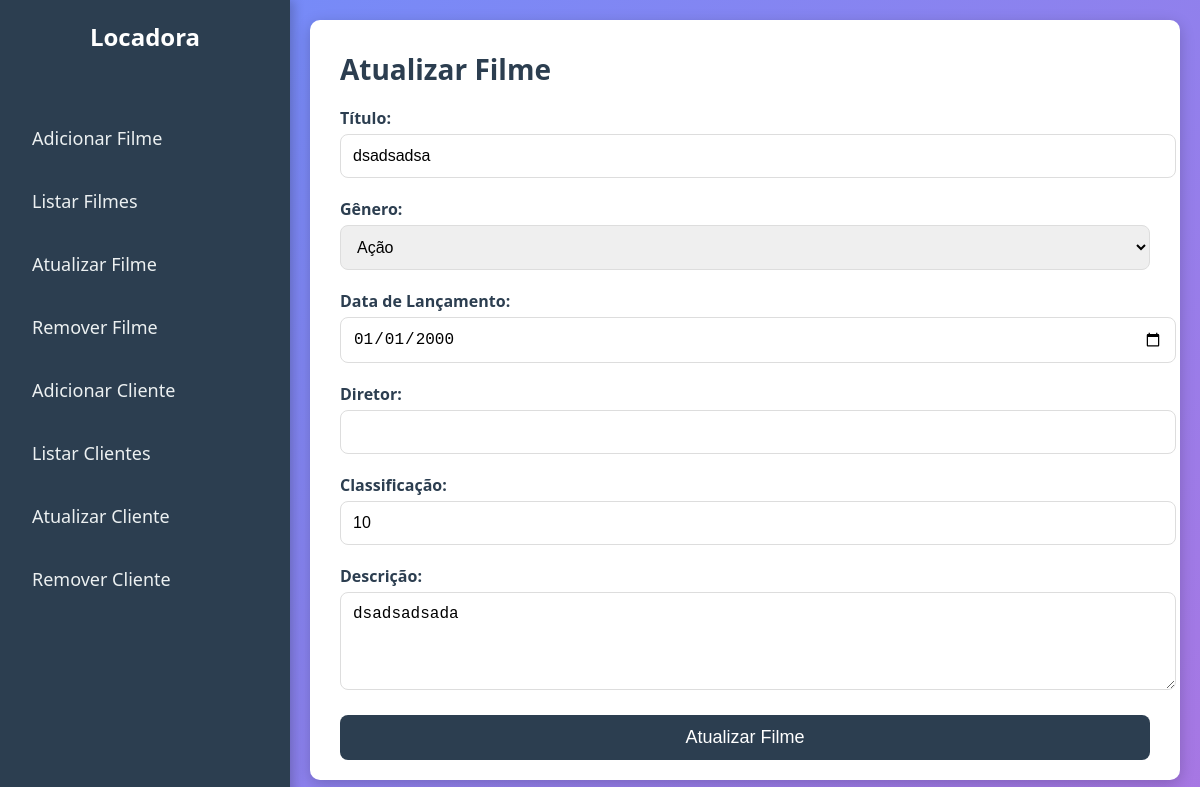
Screenshot of /filmes/atualizar.php?id=1 with the database file from the repository.
### tables this page shows
CREATE TABLE `filmes` (
  `id` int(11) NOT NULL,
  `titulo` varchar(125) NOT NULL,
  `genero` enum('acao','drama','comedia','fantasia','suspense','terror') NOT NULL,
  `dataDeLancamento` date DEFAULT NULL,
  `classificacao` int(11) NOT NULL DEFAULT 0,
  `diretor` varchar(125) DEFAULT NULL,
  `descricao` text NOT NULL,
  `created_at` datetime NOT NULL DEFAULT current_timestamp(),
  `created_by` int(11) NOT NULL,
  `updated_at` datetime DEFAULT NULL,
  `updated_by` int(11) DEFAULT NULL,
  `deleted_at` datetime DEFAULT NULL,
  `deleted_by` int(11) DEFAULT NULL
);

### filmes/atualizar.php (the view, shortened to what this page needs)
<?php
require "../conexao.php";
$id = $_GET['id'];
$sql = "SELECT * FROM `filmes` where id = $id";
$resultado = $conn->query($sql);
$row = $resultado->fetch_assoc();
?>
<!DOCTYPE html>
<html lang="pt-BR">
<head>
</head>
<body>
    <div class="sidebar">
        <h2>Locadora</h2>
        <ul>
            <li><a href="#">Adicionar Filme</a></li>
            <li><a href="#">Listar Filmes</a></li>
            <li><a href="#">Atualizar Filme</a></li>
            <li><a href="#">Remover Filme</a></li>
            <li><a href="#">Adicionar Cliente</a></li>
            <li><a href="#">Listar Clientes</a></li>
            <li><a href="#">Atualizar Cliente</a></li>
            <li><a href="#">Remover Cliente</a></li>
        </ul>
    </div>
    <div class="main-content">
        <h1>Atualizar Filme</h1>
        <form action="acoes/atualizarAcao.php" method="GET">
            <div class="form-group">
                <label for="title">Título:</label>
                <input type="text" id="title" name="titulo" value="<?php echo $row['titulo']?>" required>
            </div>
            <div class="form-group">
                <label for="genre">Gênero:</label>
                <select id="genre" name="genero" required>
                    <option value="acao" <?php if ($row["genero"] == "acao") echo 'selected'; ?>>Ação</option>
                </select>
            </div>
            <div class="form-group">
                <label for="release_date">Data de Lançamento:</label>
                <input type="date" id="release_date" name="dataDeLancamento" value="<?php echo $row['dataDeLancamento']?>" required>
            </div>
            <div class="form-group">
                <label for="director">Diretor:</label>
                <input type="text" id="director" name="diretor" value="<?php echo $row['diretor']?>" required>
            </div>
            <div class="form-group">
                <label for="rating">Classificação:</label>
                <input type="text" id="rating" name="classificacao" value="<?php echo $row['classificacao']?>" required>
            </div>
            <div class="form-group">
                <label for="description">Descrição:</label>
                <textarea id="description" name="descricao" rows="4" required><?php echo $row['descricao']?></textarea>
            </div>
            <div class="form-group">
                <input type="submit" value="Atualizar Filme">
            </div>
        </form>
    </div>
</body>
</html>

### filmes/atualizar.php (style rules this page uses)
body { font-family: 'Segoe UI', Tahoma, Geneva, Verdana, sans-serif; background: linear-gradient(135deg, #6e8efb, #a777e3); margin: 0; display: flex; height: 100vh; color: #333; }
.sidebar { background-color: #2c3e50; width: 250px; padding: 20px; box-shadow: 4px 0 10px rgba(0, 0, 0, 0.2); height: 100%; display: flex; flex-direction: column; align-items: center; }
.sidebar h2 { color: white; font-size: 24px; margin: 0; margin-bottom: 30px; }
.sidebar ul { list-style-type: none; padding: 0; width: 100%; }
.sidebar ul li { margin: 15px 0; }
.sidebar ul li a { text-decoration: none; color: #ecf0f1; font-size: 18px; display: block; padding: 12px; border-radius: 8px; transition: background-color 0.3s, color 0.3s; }
.main-content { flex: 1; padding: 30px; background-color: white; border-radius: 10px; box-shadow: 0 4px 15px rgba(0, 0, 0, 0.2); margin: 20px; overflow-y: auto; }
.main-content h1 { margin-top: 0; color: #2c3e50; font-size: 28px; }
.form-group { margin-bottom: 20px; }
.form-group label { display: block; font-weight: bold; margin-bottom: 5px; color: #2c3e50; }
.form-group input, .form-group select, .form-group textarea { width: 100%; padding: 12px; border: 1px solid #ddd; border-radius: 8px; font-size: 16px; }
.form-group textarea { resize: vertical; }
.form-group input[type="submit"] { background-color: #2c3e50; color: white; border: none; cursor: pointer; font-size: 18px; transition: background-color 0.3s; }

### rows the page displays
filmes: titulo "dsadsadsa", genero "Ação", dataDeLancamento "01/01/2000", classificacao "10", descricao "dsadsadsada"
